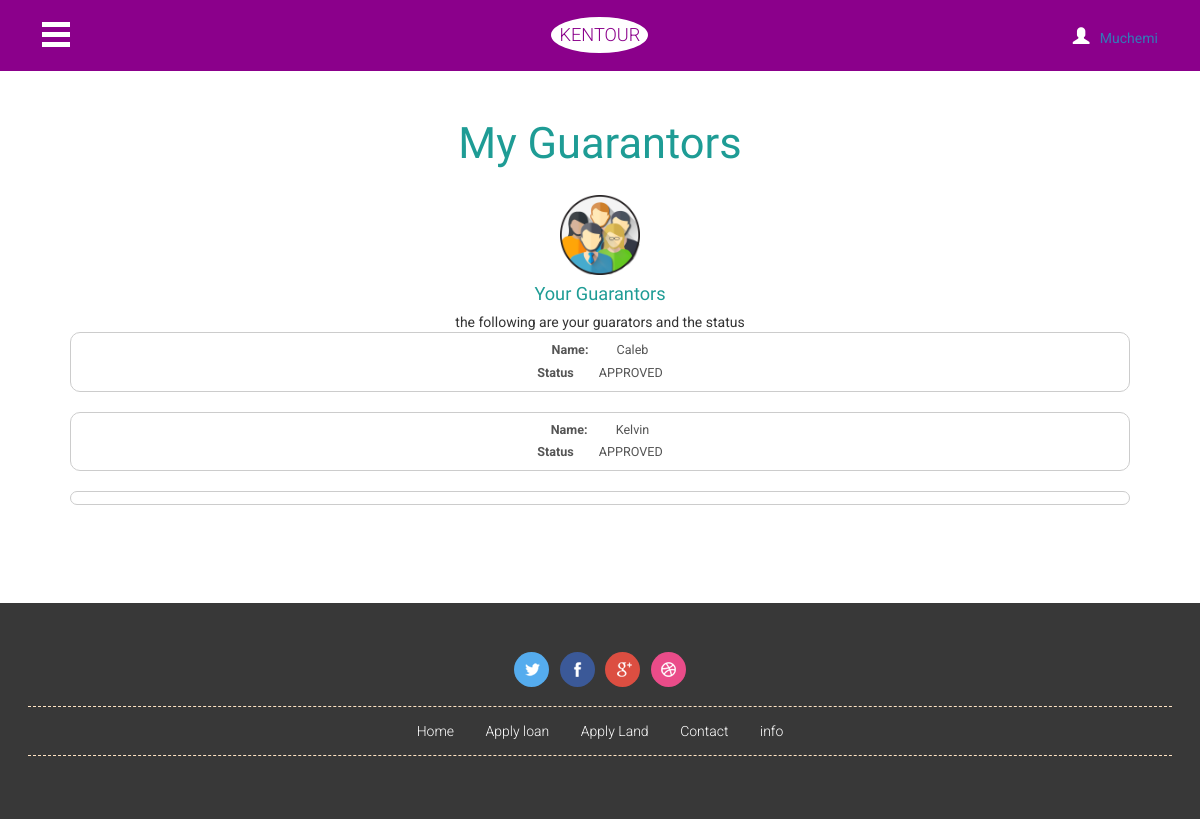
The page /CLIENT/myguarantors.php (signed in) on the database its author committed.
### tables this page shows
CREATE TABLE `members` (
  `id` int(11) NOT NULL,
  `username` varchar(255) NOT NULL,
  `email` varchar(255) NOT NULL,
  `tel` int(14) NOT NULL,
  `password` varchar(255) NOT NULL,
  `guarantor1` varchar(255) NOT NULL,
  `g1status` varchar(255) NOT NULL,
  `guarantor2` varchar(255) NOT NULL,
  `g2status` varchar(255) NOT NULL,
  `accountStatus` varchar(255) NOT NULL
);

### CLIENT/myguarantors.php (the view, shortened to what this page needs)
<!DOCTYPE html>
<html>
<head><meta http-equiv="Content-Type" content="text/html; charset=utf-8">
<link href="css/bootstrap.css" type="text/css" rel="stylesheet" media="all">
<link href="css/style.css" type="text/css" rel="stylesheet" media="all">
<link rel="stylesheet" href="css/ken-burns.css" type="text/css" media="all" />
</head>
<body class="bg">
	<div class="agile-main">
		<div class="content-wrap">
			<div class="header">
				<div class="menu-icon">
					<button class="menu-button" id="open-button">O</button>
				</div>
				<div class="logo">
					<h2><a href="index.php">KENTOUR</a></h2>
				</div>
				<div class="login">
					<a href="" class="sign-in popup-top-anim"><span class="glyphicon glyphicon-user"></span>
						<?php  if (isset($_SESSION['username'])) : ?>
						<?php echo $_SESSION['username']; ?>
						<?php endif ?>
					</a>
				</div>
			</div>
			<div class="content">
				<div class="welcome">
				<h3 class="w3ls-title">My Guarantors</h3>
					<div class="welcome-info">
						<div class="bs-example bs-example-tabs" role="tabpanel" data-example-id="togglable-tabs">
							<ul id="myTab" class=" nav-tabs" role="tablist">
								<li role="presentation"><a href="#carl" role="tab" id="carl-tab" data-toggle="tab" aria-controls="carl">
									<span><img src="images/usersgg.jpg" style="width:80px; height:80px;"/></span>
									<h5>Your Guarantors</h5>
								</a></li>
							</ul>
							<ul>
								the following are your guarators and the status
								<?php require('connect-db.php')?>
								<?php
									$user = $_SESSION['username'];
									$sql = "SELECT * FROM members WHERE username='$user'";
									$result = mysqli_query($conn, $sql);
									while($row = mysqli_fetch_array($result, MYSQLI_NUM))
									{
										echo '<div style="padding: 6px 12px; border: 1px solid #ccc; border-radius: 10px; width:100%; ">';
												echo '<p><b>Name:</b> &nbsp;&nbsp;&nbsp;&nbsp;&nbsp;&nbsp;&nbsp;&nbsp;'.$row[5].'</p>';
												echo '<p><b>Status</b>&nbsp;&nbsp;&nbsp;&nbsp;&nbsp;&nbsp;&nbsp;&nbsp;'.$row[6].'</p>';
										echo '</div><br>';
										echo '<div style="padding: 6px 12px; border: 1px solid #ccc; border-radius: 10px; width:100%;">';
												echo '<p><b>Name:</b> &nbsp;&nbsp;&nbsp;&nbsp;&nbsp;&nbsp;&nbsp;&nbsp;'.$row[7].'</p>';
												echo '<p><b>Status</b>&nbsp;&nbsp;&nbsp;&nbsp;&nbsp;&nbsp;&nbsp;&nbsp;'.$row[8].'</p>';
										echo '</div>';
									}
								?>
							</ul>
						</div>
						<div class="clearfix">
							<br>
							<div style="padding: 6px 12px; border: 1px solid #ccc; border-radius: 10px; width:100%;">
								</div>
								</div>
							</div>
						</div>
					</div>
				<div class="w3agile properties">
				</div>
				<div class="w3agile footer">
					<div class="social-icons">
						<ul>
							<li><a href="#"> </a></li>
							<li><a href="#" class="fb"> </a></li>
							<li><a href="#" class="gp"> </a></li>
							<li><a href="#" class="drb"> </a></li>
						</ul>
					</div>
					<div class="footer-nav">
						<ul>
							<li><a href="index.php"> Home </a></li>
							<li><a href="aloan.php"> Apply loan</a> </li>
							<li><a href="aland.php"> Apply Land </a></li>
							<li><a href="contact.php"> Contact </a></li>
							<li><a href="info.php"> info </a></li>
						</ul>
					</div>
				</div>
			</div>
		</div>
</body>
</html>

### CLIENT/css/style.css (style rules this page uses)
body { margin:0; font-family: 'Roboto', sans-serif; background:url(../images/bg.jpg)repeat 0px 0px; background-size:cover; }
body a { transition: 0.5s all; -webkit-transition: 0.5s all; -moz-transition: 0.5s all; -o-transition: 0.5s all; -ms-transition: 0.5s all; text-decoration:none; }
h1,h2,h3,h4,h5,h6 { margin:0; font-family: 'Abel', sans-serif; }
p { margin:0; }
ul,label { margin:0; padding:0; }
.bg { background: #fff; }
.header { background: #8b008b; padding: 1.2em 3em; }
.menu-icon,.logo,.login { float: left; width: 33.33%; }
.logo { text-align: center; }
.logo h2 { font-size: 1.3em; font-family: 'Roboto', sans-serif; }
.logo h2 a { color: #8b008b; background: #fff; font-weight: 300; border-radius: 50%; padding: 8px; display: inline-block; text-decoration:none; }
.login { text-align: right; }
.login a.sign-in { outline: none; display: inline-block; }
.login a.sign-in span { font-size: 1.2em; color: white; margin: 0.6em 0.4em; }
.container, .content-wrap { overflow: hidden; width: 100%; height: 100%; }
.content { position: relative; }
.content::before { position: absolute; top: 0; left: 0; z-index: 10; width: 100%; height: 100%; background: rgba(0,0,0,0.3); content: ''; opacity: 0; -webkit-transform: translate3d(100%,0,0); -moz-transform: translate3d(100%,0,0); -o-transform: translate3d(100%,0,0); -ms-transform: translate3d(100%,0,0); transform: translate3d(100%,0,0); -webkit-transition: opacity 0.4s, -webkit-transform 0s 0.4s; -moz-transition: opacity 0.4s, -moz-transform 0s 0.4s; transition: opacity 0.4s, transform 0s 0.4s; -webkit-transition-timing-function: cubic-bezier(0.7,0,0.3,1); -moz-transition-timing-function: cubic-bezier(0.7,0,0.3,1); transition-timing-function: cubic-bezier(0.7,0,0.3,1); }
.menu-button { position: relative; z-index: 1000; padding: 0; width: 2.5em; height: 2.2em; border: none; text-indent: 2.8em; font-size: 0.8em; color: transparent; background: transparent; outline: none; margin: .5em 0; }
.menu-button::before { position: absolute; top: 0; right: 0; bottom: 0; left: 0; background: -webkit-linear-gradient(#ffffff 20%, transparent 20%, transparent 40%, #ffffff 40%, #ffffff 60%, transparent 60%, transparent 80%, #ffffff 80%); background: linear-gradient(#ffffff 20%, transparent 20%, transparent 40%, #ffffff 40%, #ffffff 60%, transparent 60%, transparent 80%, #ffffff 80%); content: ''; }
.welcome { padding: 3.5em 5em 0; }
.welcome-info { text-align: center; }
.welcome .bs-example.bs-example-tabs .nav-tabs { border: none; margin: 2em 0 .5em; }
.welcome .bs-example-tabs ul.nav-tabs li { display: inline-block; float: none; }
.welcome .bs-example-tabs ul.nav-tabs li a { display: block; outline: none; border: none; margin: 0; }
.nav-tabs li a h5 { font-size: 1.3em; color: #1e9c95; margin-top: 0.5em; }
.w3agile,.services,.about { padding: 3.5em 2em; background:#fff; }
h3.w3ls-title { font-size: 3.1em; color: #1e9c95; margin-bottom: .2em; text-align: center; }
p { font-size: 0.9em; line-height: 1.8em; color: #555; font-weight: 400; }
.w3agile.footer { background: #383838; text-align: center; }
.social-icons ul { display:inline-block; padding: 0; }
.social-icons ul li { position: inherit; display: inline-block; width: inherit; }
.social-icons ul li:nth-child(2) { margin: 0 .5em; }
.social-icons ul li:nth-child(3) { margin-right: .5em; }
.social-icons ul li a { background: url(../images/social-icons.png)#55acee no-repeat 4px 3px; display: block; height: 35px; width: 35px; -webkit-transition: .5s all; transition: .5s all; -moz-transition: .5s all; -webkit-border-radius: 50%; -moz-border-radius: 50%; border-radius: 50%; }
.social-icons ul li a.fb { background-position: 3px -32px; background-color:#3b5998; }
.social-icons ul li a.gp { background-position: 5px -67px; background-color:#dc4e41; }
.social-icons ul li a.drb { background-position: 3px -102px; background-color:#ea4c89; }
.footer-nav { padding: 1em 0; margin: 1em 0; border-top: 1px dashed #ffe4c4; border-bottom: 1px dashed #ffe4c4; }
.footer-nav ul li { display: inline-block; font-size: 1em; margin-left: 2em; }
.footer-nav ul li:nth-child(1) { margin: 0; }
.footer-nav ul li a { color: #fff; font-weight: 300; }

### rows shown on the page
members: guarantor1 "Caleb", g1status "APPROVED", guarantor2 "Kelvin", g2status "APPROVED"

### other values the page prints
$_SESSION['username'] "Muchemi"
